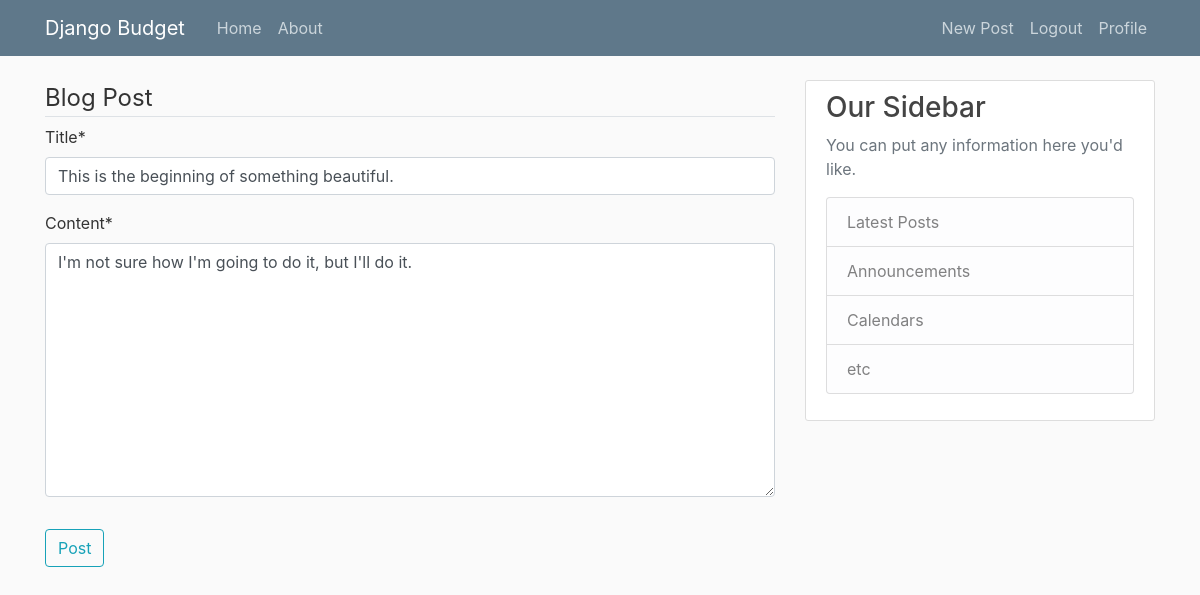
The page /post/15/update (signed in) on the database its author committed.
### budget/models.py (models this page shows, shortened)
class Post(models.Model):
    title = models.CharField(max_length=100)
    content = models.TextField()
    date_posted = models.DateTimeField(default=timezone.now)
    author = models.ForeignKey(User, on_delete=models.CASCADE)

### budget/views.py (the view, shortened to what this page needs)
# urls.py: path('post/<int:pk>/update', PostUpdateView.as_view(), name="post-update"),
class PostUpdateView(LoginRequiredMixin, UserPassesTestMixin, UpdateView):
    model = Post
    fields = ['title', 'content']
    def test_func(self):
        post = self.get_object()
        if self.request.user == post.author:
            return True
        return False

### budget/templates/budget/post_form.html (shortened to what this page needs)
{% extends "budget/base.html" %}
{% load crispy_forms_tags %}
{% block content %}
<div>
    <form method="POST">
        <fieldset class="form-group">
            <legend class="border-bottom mb -4">Blog Post</legend>
            {{ form|crispy }}
        </fieldset>
        <div class="form-group">
            <button class="btn btn-outline-info" type="submit">Post</button>
        </div>
    </form>
</div>
{% endblock content %}

### budget/static/budget/main.css (style rules this page uses)
body { background: #fafafa; color: #333333; margin-top: 5rem; }

### rows shown on the page
Post: title "This is the beginning of something beautiful.", content "I'm not sure how I'm going to do it, but I'll do it."
